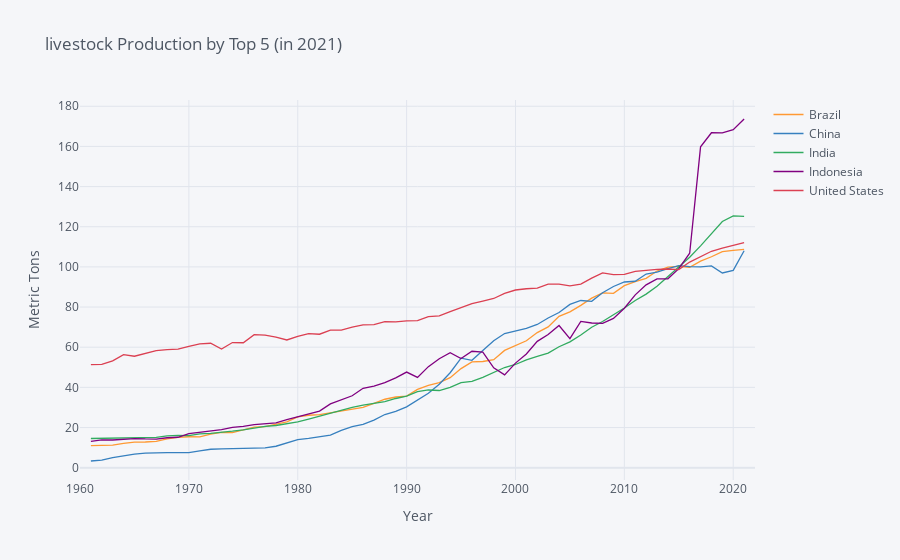

The notebook cell this image was saved under:
### Code cell
var_1 = {"AG.PRD.LVSK.XD":"Livestock index"}

livestock= fix_date_index(wbdata.get_dataframe(var_1,country=top_five)).squeeze().unstack('country')

livestock.iplot(xTitle="Year",yTitle="Metric Tons",
              title="livestock Production by Top 5 (in 2021)")
